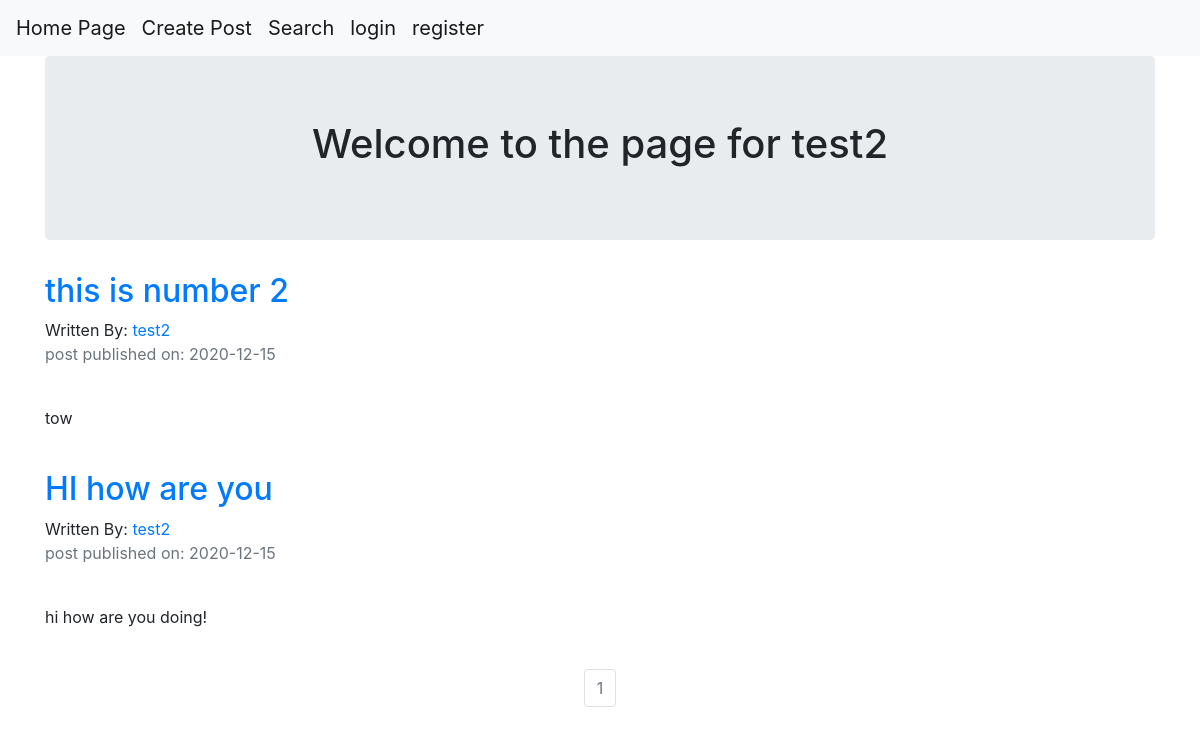
The app's page /test2 with its own data.
### projectKanpai/models.py (models this page shows, shortened)
class User(db.Model, UserMixin):
    __tablename__ = 'users'
    id = db.Column(db.Integer, primary_key = True)
    email = db.Column(db.String(64), unique=True, index=True)
    username = db.Column(db.String(64), unique=True, index=True)
    password_hash = db.Column(db.String(128))
    likePost = db.relationship("BlogPost", secondary=like)
    posts = db.relationship('BlogPost', backref = 'author') # written by use this.

class BlogPost(db.Model):
    __tablename__ = 'blogposts'
    id = db.Column(db.Integer,primary_key=True)
    user_id = db.Column(db.Integer, db.ForeignKey('users.id'), nullable = False)
    date = db.Column(db.DateTime, nullable = False, default = datetime.utcnow)
    title = db.Column(db.String(160), nullable = False)
    text = db.Column(db.Text, nullable = False)

### projectKanpai/users/views.py (the view)
@users.route("/<username>")
def user_posts(username):
    page = request.args.get('page',1,type=int)
    user = User.query.filter_by(username=username).first_or_404()
    blog_posts = BlogPost.query.filter_by(author=user).order_by(BlogPost.date.desc()
    ).paginate(page=page,per_page=5)
    return render_template('user_blog_posts.html', blog_posts=blog_posts, user=user)

### projectKanpai/templates/user_blog_posts.html
{% extends "base.html" %}
{% block content %}
<div class="container">
  <div class="jumbotron">
    <div align='center'>
      <h1>Welcome to the page for {{user.username}}</h1>
    </div>
  </div>
{% for post in blog_posts.items  %}
  <h2> <a href="{{url_for('blog_posts.blog_post',blog_post_id=post.id)}}">{{post.title}}</a> </h2>
  Written By: <a href="{{url_for('users.user_posts',username=post.author.username)}}">{{post.author.username}}</a>
  <p class='text-muted'>post published on: {{post.date.strftime("%Y-%m-%d")}}</p>
   <br>
   <p>{{post.text}}</p>
   <br>
{% endfor %}
</div>
<nav aria-label='Page Navigation example'>
  <ul class="pagination justify-content-center">
    {% for page_num in blog_posts.iter_pages(left_edge=1,right_edge=1,left_current=1,right_current=2)  %}
      {% if blog_posts.page == page_num %}
      <li class='page-item disabled'>
        <a class="page-link" href="{{url_for('users.user_posts',username=user.username,page=page_num)}}">{{ page_num}}</a>
      </li>
      {% else %}
      <li class='page-item'>
        <a class="page-link" href="{{url_for('users.user_posts',username=user.username,page=page_num)}}">{{ page_num}}</a>
      </li>
      {% endif %}
    {% endfor %}
  </ul>
</nav>
{% endblock %}

### records on screen
User: username "test2"
BlogPost: title "this is number 2", author.username "test2", date "2020-12-15", text "tow"
BlogPost: title "HI how are you", author.username "test2", date "2020-12-15", text "hi how are you doing!"

### other values on screen
{{ page_num }} "1"
